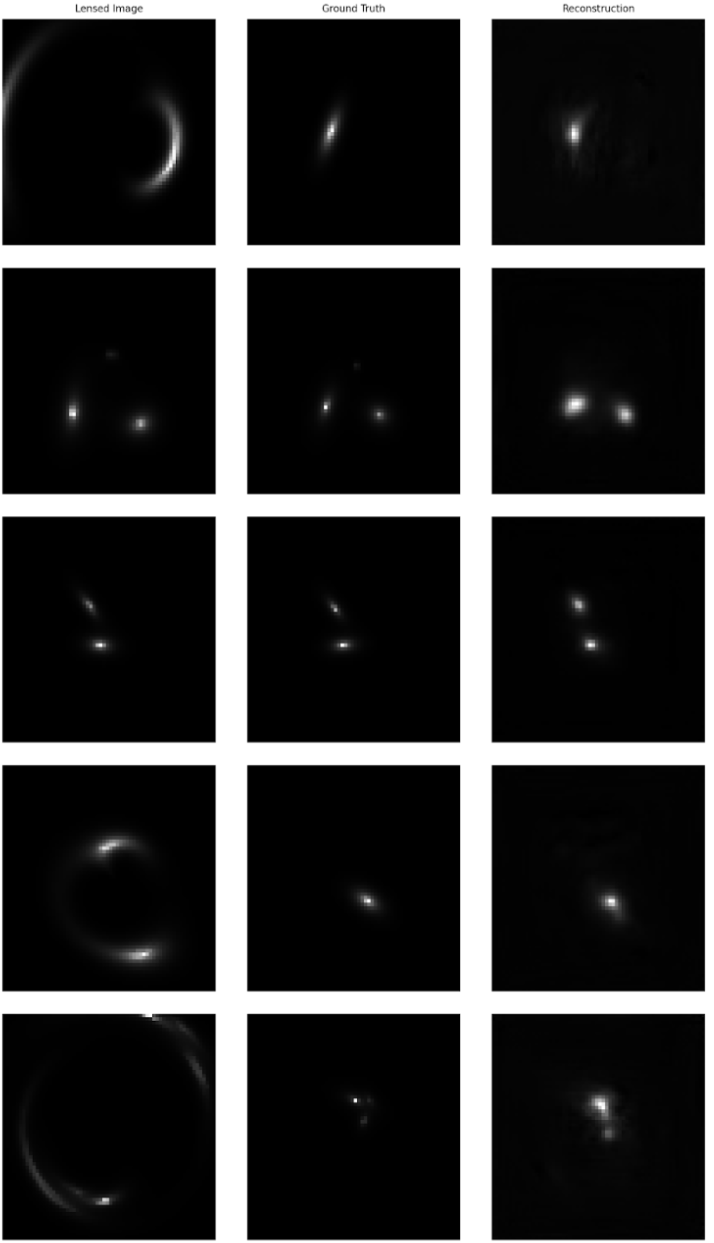
#> input picture image_dump/image_2025-08-13_151914547.png, 714 x 1243 px
$ python -i normalizer.py   (imports and definitions only)
#> lines starting #> are read from the running program, lines starting #| are printed output that depends on the picture

import os
import argparse
from pathlib import Path
from datetime import datetime
import numpy as np
from astropy.io import fits
from scipy.ndimage import (
    center_of_mass, shift as nd_shift, median_filter, gaussian_filter
)
from skimage.transform import resize
from skimage.filters import sobel
from skimage.feature import peak_local_max

DEFAULT_INPUT_DIR = r"C:\Users\mythi\AstroRIM\Castles_raw\Castles\RXJ1131\FIT"
DEFAULT_OUTPUT_DIR = r"C:\Users\mythi\AstroRIM\AstroRIM_2.1\Test_outputs\rxj1131\Normalized"
TARGET_SIZE = 96

# Sky and background

# [37 lines left out: functions estimate_sky, gentle_denoise, not called in this run]

# Centering utilities

def find_lens_center(data, method='brightness_weighted', **params):
    """Find the centroid of the lens in input-image coordinates.

    Returns (cy, cx). Falls back to the geometric center if detection fails.
    """
    h, w = data.shape

    if method == 'peak':
        try:
            # brightest pixel of smoothed image (robust to single-pixel noise)
            sm = gaussian_filter(data, sigma=1.0)
            cy, cx = np.unravel_index(np.argmax(sm), sm.shape)
            return float(cy), float(cx)
        except Exception:
            return h / 2.0, w / 2.0

    if method == 'ring_detection':
        # Detect ring-like structures using edge response; return edge-weighted centroid.
        try:
            edges = sobel(data)
            edges = np.clip(edges, 0, None)
            if edges.sum() > 0:
                cy, cx = center_of_mass(edges)
                if np.isfinite(cy) and np.isfinite(cx):
                    return float(cy), float(cx)
        except Exception:
            pass
        return h / 2.0, w / 2.0

    # default: brightness_weighted (robust, matches v1 default)
    try:
        # Subtract a floor to avoid centering on a global offset
        floor = np.percentile(data, 50)
        d = np.clip(data - floor, 0, None)
        if d.sum() > 0:
            cy, cx = center_of_mass(d)
            if np.isfinite(cy) and np.isfinite(cx):
                return float(cy), float(cx)
    except Exception:
        pass
    return h / 2.0, w / 2.0

def resize_and_pad(data, target_size):
    """Downscale proportionally so the larger dimension fits, then zero-pad to square.
    Preserves the full field of view - never crops."""
    h, w = data.shape
    if h == target_size and w == target_size:
        return data.astype(np.float32)

    scale = min(target_size / h, target_size / w)
    new_h = max(1, int(round(h * scale)))
    new_w = max(1, int(round(w * scale)))

    # Preserve linear range during resize (anti_aliasing=True uses Gaussian pre-filter,
    # which slightly blurs but preserves total flux locally; acceptable for lens inference).
    resized = resize(data, (new_h, new_w),
                     anti_aliasing=True, preserve_range=True, order=1).astype(np.float32)

    padded = np.zeros((target_size, target_size), dtype=np.float32)
    y0 = (target_size - new_h) // 2
    x0 = (target_size - new_w) // 2
    padded[y0:y0 + new_h, x0:x0 + new_w] = resized
    return padded


# [47 lines left out: functions extract_pixel_scale, resample_scale_factor, not called in this run]


def center_and_resize(data, target_size=96, centering_method='brightness_weighted', verbose=False):
    """Shift the lens to the image center, then downscale and pad to target_size."""
    h, w = data.shape
    cy, cx = find_lens_center(data, method=centering_method)

    if verbose:
        print(f"   Detected lens center: ({cy:.1f}, {cx:.1f}); image center: ({h / 2:.1f}, {w / 2:.1f})")

    shift_y = h / 2.0 - cy
    shift_x = w / 2.0 - cx
    shifted = nd_shift(data, shift=(shift_y, shift_x), order=3, mode='constant', cval=0.0)

    return resize_and_pad(shifted, target_size)

# Main processing

# [407 lines left out: functions process_real_fits, process_directory, main, not called in this run]

# [9 lines not run here, left out]

>>> import cv2
>>> picture = cv2.imread('../image_dump/image_2025-08-13_151914547.png', cv2.IMREAD_GRAYSCALE)
#> picture is the input picture: shape (1243, 714); min 0, max 255, mean 49.8
>>> result = center_and_resize(picture)
#> in find_lens_center, `floor = np.percentile(data, 50)`: floor = 1
#> in find_lens_center, `cy, cx = center_of_mass(d)`: cy = 587.4; cx = 371.6
#> in center_and_resize, `cy, cx = find_lens_center(data, method=centering_method)`: cy = 587.4; cx = 371.6
#> in center_and_resize, `shift_y = h / 2.0 - cy`: shift_y = 34.14
#> in center_and_resize, `shift_x = w / 2.0 - cx`: shift_x = -14.61
#> in center_and_resize, `shifted = nd_shift(data, shift=(shift_y, shift_x), order=3, mode='cons..`:
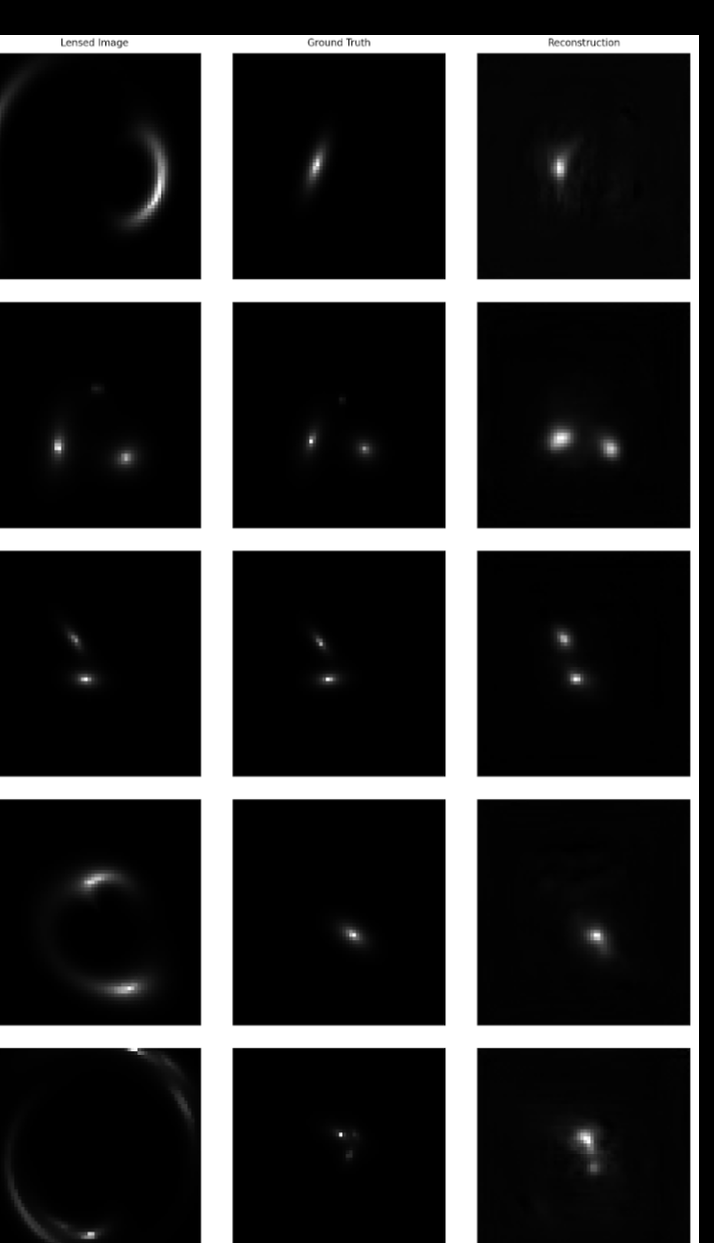
#> shifted: shape (1243, 714); min 0, max 255, mean 46.9
#> in resize_and_pad, `resized = resize(data, (new_h, new_w), anti_aliasing=True, preserve_ra..`:
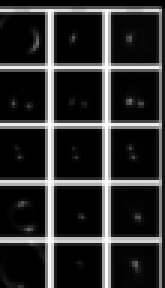
#> resized: shape (96, 55) float32 (shown 3 times larger); min 0, max 254.9, mean 46.9
#> in resize_and_pad, `padded[y0:y0 + new_h, x0:x0 + new_w] = resized`:
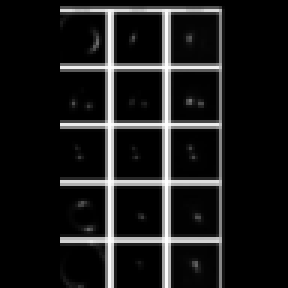
#> padded: shape (96, 96) float32 (shown 3 times larger); min 0, max 254.9, mean 26.9

$ run again, on image_dump/image_2025-08-18_180802856.png
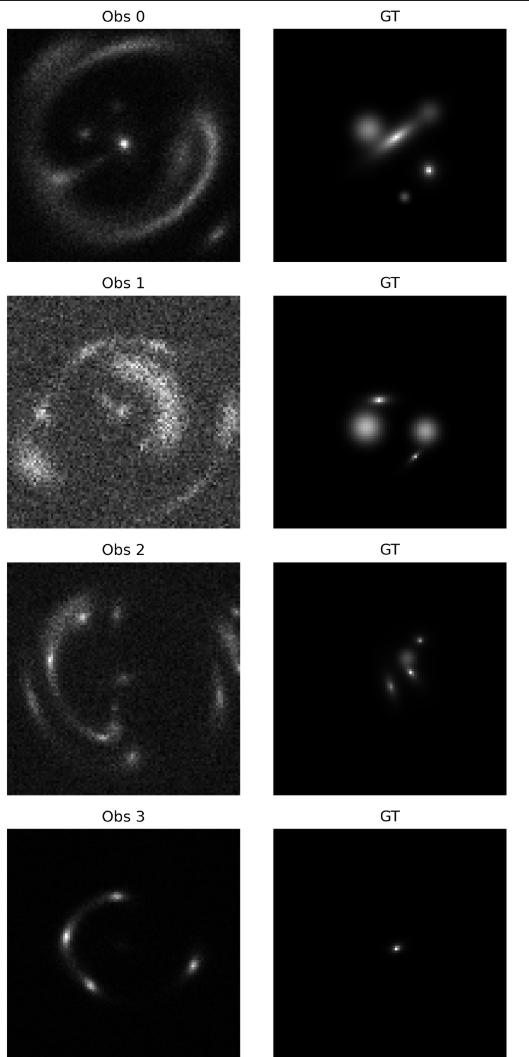
#> input picture image_dump/image_2025-08-18_180802856.png, 529 x 1057 px
#> picture is the input picture: shape (1057, 529); min 0, max 255, mean 69.9
#> floor = 12
#> in find_lens_center, `cy, cx = center_of_mass(d)`: cy = 472.6; cx = 270.4
#> in center_and_resize, `cy, cx = find_lens_center(data, method=centering_method)`: cy = 472.6; cx = 270.4
#> shift_y = 55.9
#> shift_x = -5.94
#> in center_and_resize, `shifted = nd_shift(data, shift=(shift_y, shift_x), order=3, mode='cons..`:
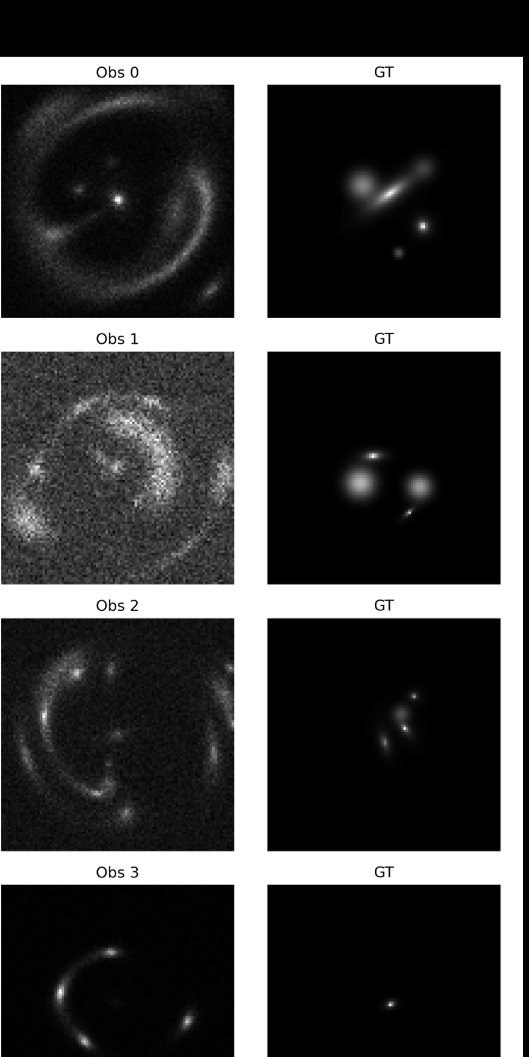
#> shifted: shape (1057, 529); min 0, max 255, mean 65.5
#> in resize_and_pad, `padded[y0:y0 + new_h, x0:x0 + new_w] = resized`:
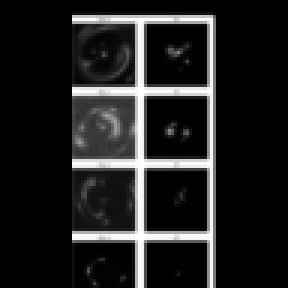
#> padded: shape (96, 96) float32 (shown 3 times larger); min 0, max 255, mean 32.7
